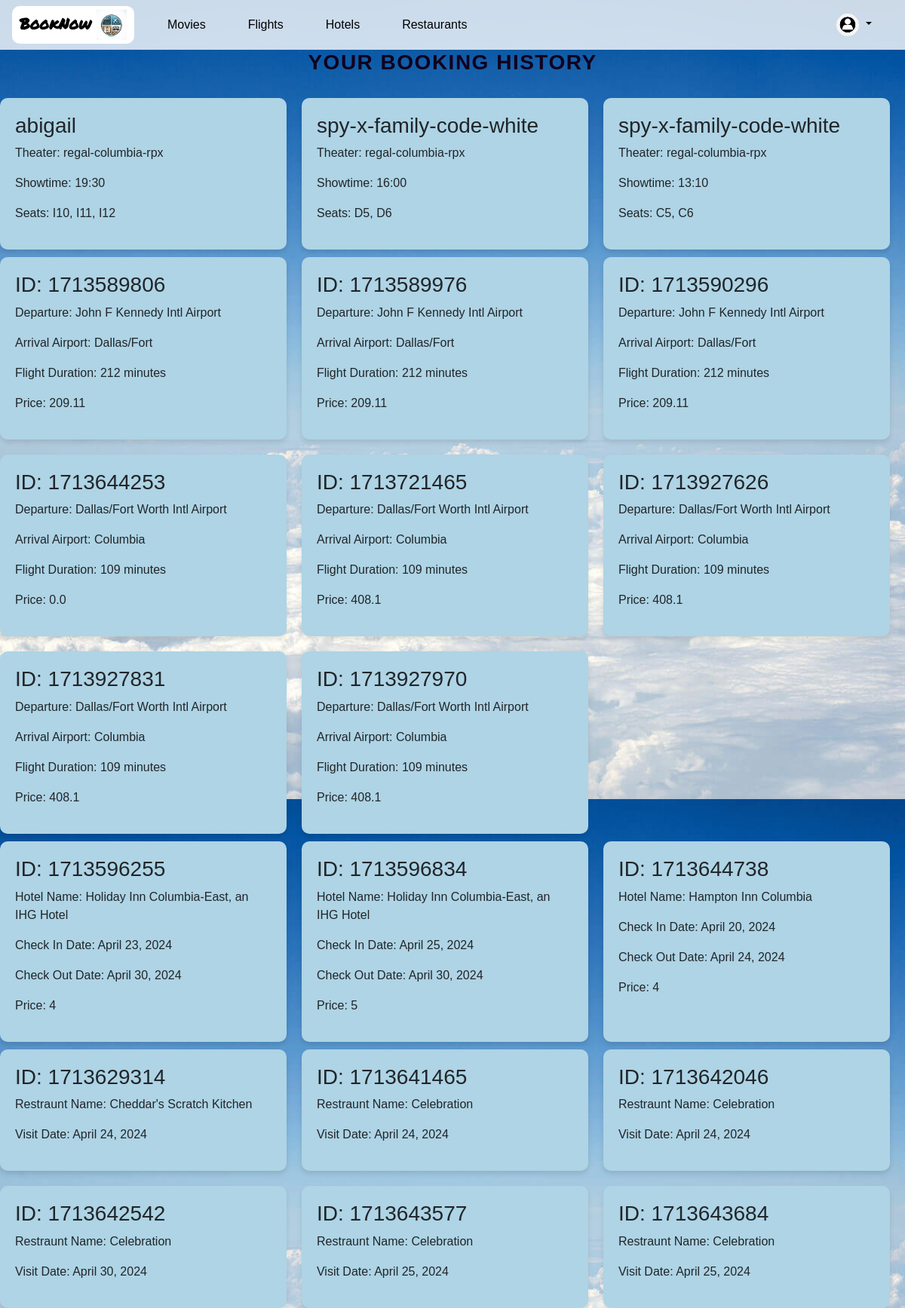
The app's page /history/ (signed in) with its own data.
### user/models.py (models this page shows, shortened)
class MovieTickets(models.Model):
    user = models.ForeignKey(settings.AUTH_USER_MODEL, on_delete=models.CASCADE)
    theater = models.CharField(max_length=255)
    movie = models.CharField(max_length=255)
    showtime = models.CharField(max_length=25)
    booking_id = models.AutoField(primary_key=True)
    tickets = models.CharField(max_length=255)
    payment = models.BooleanField(default=False)

class FlightBooking(models.Model):
    user = models.CharField(max_length=20, default ="123")
    booking_id = models.CharField(max_length=20, unique=True)
    arrival_time = models.TimeField()
    arrival_airport = models.CharField(max_length=100)
    departure_airport = models.CharField(max_length=100)
    duration = models.IntegerField(help_text="Duration in minutes")
    price = models.FloatField()
    payment_card_ending = models.CharField(max_length=4)
    thank_you_note = models.TextField(default="Thank you for your booking!")

class HotelBooking(models.Model):
    user = models.CharField(max_length=20, default ="123")
    booking_id = models.CharField(max_length=100, unique=True)
    hotel_name = models.CharField(max_length=100)
    business_id = models.CharField(max_length=100)
    checkin_date = models.DateField()
    checkout_date = models.DateField()
    duration = models.IntegerField(help_text="Duration in days")
    price = models.FloatField()
    payment_card_ending = models.CharField(max_length=4)

class RestrauntBooking(models.Model):
    user = models.CharField(max_length=20, default ="123")
    booking_id = models.CharField(max_length=100, unique=True)
    restraunt_name = models.CharField(max_length=100)
    business_id = models.CharField(max_length=100)
    visit_date = models.DateField()
    payment_card_ending = models.CharField(max_length=4)

### user/views.py (the view)
# urls.py: path('history/', views.history, name='history'),
@login_required
def history(request):
    bookings = MovieTickets.objects.filter(user=request.user,payment=True).order_by('-showtime')
    flight_bookings = FlightBooking.objects.filter(user=request.user)
    flight_bookings_filtered = []
    for booking in flight_bookings:
        data = []
        data.extend([booking.booking_id, booking.arrival_airport, booking.departure_airport,  booking.duration, booking.price])
        passengers = Passenger.objects.filter(booking=booking)
        flight_bookings_filtered.append(data)
    hotel_bookings = HotelBooking.objects.filter(user=request.user)
    hotel_bookings_filtered = []
    for booking in hotel_bookings:
        data = []
        data.extend([booking.booking_id, booking.hotel_name, booking.checkin_date, booking.checkout_date, booking.duration, booking.price])
        passengers = HotelCustomer.objects.filter(booking=booking)
        hotel_bookings_filtered.append(data)
    restraunt_bookings = RestrauntBooking.objects.filter(user=request.user)
    restraunt_bookings_filtered = []
    for booking in restraunt_bookings:
        data = []
        data.extend([booking.booking_id, booking.restraunt_name, booking.visit_date])
        passengers = RestrauntCustomer.objects.filter(booking=booking)
        restraunt_bookings_filtered.append(data)
    context = {
        'bookings': bookings,
        'flight_bookings': flight_bookings_filtered,
        'hotel_bookings': hotel_bookings_filtered,
        'restraunt_bookings': restraunt_bookings_filtered
    }
    return render(request, 'history.html', context)

### templates/history.html (shortened to what this page needs)
{% extends 'base.html' %}
{% block content %}
<div class="booking-history">
    <h2 class="booking-history-header">Your Booking History</h2>
    <div class="bookings-container">
        {% for booking in bookings %}
            <div class="booking-card">
                <h3>{{ booking.movie }}</h3>
                <p>Theater: {{ booking.theater }}</p>
                <p>Showtime: {{ booking.showtime }}</p>
                <p>Seats: {{ booking.tickets }}</p>
            </div>
        {% empty %}
            <p>You have no bookings.</p>
        {% endfor %}
    </div>
    <div class="bookings-container">
        {% for booking in flight_bookings %}
            <div class="booking-card">
                <h3>ID: {{ booking.0 }}</h3>
                <p>Departure: {{ booking.1 }}</p>
                <p>Arrival Airport: {{ booking.2 }}</p>
                <p>Flight Duration: {{ booking.3 }} minutes</p>
                <p>Price: {{ booking.4 }}</p>
            </div>
        {% empty %}
            <p>You have no bookings.</p>
        {% endfor %}
    </div>
    <div class="bookings-container">
        {% for booking in hotel_bookings %}
            <div class="booking-card">
                <h3>ID: {{ booking.0 }}</h3>
                <p>Hotel Name: {{ booking.1 }}</p>
                <p>Check In Date: {{ booking.2 }}</p>
                <p>Check Out Date: {{ booking.3 }} </p>
                <p>Price: {{ booking.4 }}</p>
            </div>
        {% empty %}
            <p>You have no bookings.</p>
        {% endfor %}
    </div>
    <div class="bookings-container">
        {% for booking in restraunt_bookings %}
            <div class="booking-card">
                <h3>ID: {{ booking.0 }}</h3>
                <p>Restraunt Name: {{ booking.1 }}</p>
                <p>Visit Date: {{ booking.2 }} </p>
            </div>
        {% empty %}
            <p>You have no bookings.</p>
        {% endfor %}
    </div>
</div>
{% endblock %}

### templates/base.html (shortened to what this page needs)
{% load static %}
<!DOCTYPE html>
<html lang="en">
<head>
    <link href="https://stackpath.bootstrapcdn.com/bootstrap/4.5.2/css/bootstrap.min.css" rel="stylesheet">
    <link rel="stylesheet" href="https://stackpath.bootstrapcdn.com/font-awesome/4.7.0/css/font-awesome.min.css">
    <link rel="stylesheet" href="https://stackpath.bootstrapcdn.com/bootstrap/4.3.1/css/bootstrap.min.css">
    <link rel="stylesheet" href="https://cdnjs.cloudflare.com/ajax/libs/font-awesome/5.15.4/css/all.min.css">
    <link rel="stylesheet" href="{% static 'css/index.css' %}">
    <link rel="stylesheet" href="{% static 'css/bookings.css' %}">
    <link rel="stylesheet" href="{% static 'css/main.css' %}">
    <link rel="stylesheet" href="{% static 'css/seat.css' %}">
</head>
<body>
    <nav class="navbar navbar-expand-lg navbar-light" style="top: 0px;position: sticky;">
        <a class="navbar-brand" href="{% url 'home' %}" style="background-color: white; border-radius: 10px; padding-left: 10px; box-shadow: #000;">BookNow
            <img src="{% static 'logo.png' %}" alt="Logo" style="width: 40px; height: 40px; margin-right: 10px; vertical-align: middle;">
        </a>
        <div class="collapse navbar-collapse" id="navbarNav">
            <ul class="navbar-nav mr-auto">
                {% if request.resolver_match.url_name != 'home' %}
                    <li class="nav-item">
                        <a class="nav-link" href="{% url 'movies_home' %}">Movies</a>
                    </li>
                    <li class="nav-item">
                        <a class="nav-link" href="{% url 'search_flights' %}">Flights</a>
                    </li>
                    <li class="nav-item">
                        <a class="nav-link" href="{% url 'hotel_list' %}">Hotels</a>
                    </li>
                    <li class="nav-item">
                        <a class="nav-link" href="{% url 'restraunt_list' %}">Restaurants</a>
                    </li>
                {% endif %}
            </ul>
            {% if user.is_authenticated %}
            <ul class="navbar-nav">
                <li class="nav-item dropdown">
                    <a class="nav-link dropdown-toggle" href="#" id="navbarDropdownMenuLink" data-toggle="dropdown" aria-haspopup="true" aria-expanded="false">
                        {% if user.userprofile.profile_pic %}
                            <img src="{{ user.userprofile.profile_pic.url }}" alt="Profile" style="width: 30px; height: 30px; border-radius: 50%;">
                        {% else %}
                            <img src="{% static 'default-profile.png' %}" alt="Default" style="width: 30px; height: 30px; border-radius: 50%;">
                        {% endif %}
                    </a>
                </li>
            </ul>
            {% endif %}
        </div>
    </nav>
    {% block content %}
    {% endblock %}
</body>
</html>

### static/css/bookings.css (style rules this page uses)
body { background: linear-gradient(250deg, #0000007d, #0a0a0a1c), url(../images/bookings.jpg); min-height: 100vh; background-position: center; background-repeat: no-repeat; background-size: cover; }

### templates/history.html (style rules this page uses)
body { background: url("/static/profile_bg.jpg"); }
.booking-history .booking-history-header { text-align: center; font-size: 28px; color: #10011e; margin-bottom: 30px; text-transform: uppercase; letter-spacing: 1.5px; font-weight: 600; }
.booking-history .bookings-container { display: flex; flex-wrap: wrap; gap: 20px; margin-top: 10px; }
.booking-history .booking-card { flex: 0 1 calc(33.333% - 20px); background-color: #aed4e5; padding: 20px; border-radius: 10px; box-shadow: 0 4px 6px rgba(0, 0, 0, 0.1); }
.booking-history .booking-card h3 { margin-top: 0; }

### records on screen
MovieTickets: movie "abigail", theater "regal-columbia-rpx", showtime "19:30", tickets "I10, I11, I12"
MovieTickets: movie "spy-x-family-code-white", theater "regal-columbia-rpx", showtime "16:00", tickets "D5, D6"
MovieTickets: movie "spy-x-family-code-white", theater "regal-columbia-rpx", showtime "13:10", tickets "C5, C6"
FlightBooking: booking "1713589806", arrival_airport "John F Kennedy Intl Airport", departure_airport "Dallas/Fort", price "209.11"
FlightBooking: booking "1713589976", arrival_airport "John F Kennedy Intl Airport", departure_airport "Dallas/Fort", price "209.11"
FlightBooking: booking "1713590296", arrival_airport "John F Kennedy Intl Airport", departure_airport "Dallas/Fort", price "209.11"
FlightBooking: booking "1713644253", arrival_airport "Dallas/Fort Worth Intl Airport", departure_airport "Columbia", price "0.0"
FlightBooking: booking "1713721465", arrival_airport "Dallas/Fort Worth Intl Airport", departure_airport "Columbia", price "408.1"
FlightBooking: booking "1713927626", arrival_airport "Dallas/Fort Worth Intl Airport", departure_airport "Columbia", price "408.1"
FlightBooking: booking "1713927831", arrival_airport "Dallas/Fort Worth Intl Airport", departure_airport "Columbia", price "408.1"
FlightBooking: booking "1713927970", arrival_airport "Dallas/Fort Worth Intl Airport", departure_airport "Columbia", price "408.1"
HotelBooking: booking "1713596255", hotel_name "Holiday Inn Columbia-East, an IHG Hotel", checkin_date "April 23, 2024", checkout_date "April 30, 2024"
HotelBooking: booking "1713596834", hotel_name "Holiday Inn Columbia-East, an IHG Hotel", checkin_date "April 25, 2024", checkout_date "April 30, 2024"
HotelBooking: booking "1713644738", hotel_name "Hampton Inn Columbia", checkin_date "April 20, 2024", checkout_date "April 24, 2024"
RestrauntBooking: booking "1713629314", restraunt_name "Cheddar's Scratch Kitchen", visit_date "April 24, 2024"
RestrauntBooking: booking "1713641465", restraunt_name "Celebration", visit_date "April 24, 2024"
RestrauntBooking: booking "1713642046", restraunt_name "Celebration", visit_date "April 24, 2024"
RestrauntBooking: booking "1713642542", restraunt_name "Celebration", visit_date "April 30, 2024"
RestrauntBooking: booking "1713643577", restraunt_name "Celebration", visit_date "April 25, 2024"
RestrauntBooking: booking "1713643684", restraunt_name "Celebration", visit_date "April 25, 2024"

### other values on screen
{{ booking.3 }} "212" "212" "212" "109" "109" "109" "109" "109"
{{ booking.4 }} "4" "5" "4"
